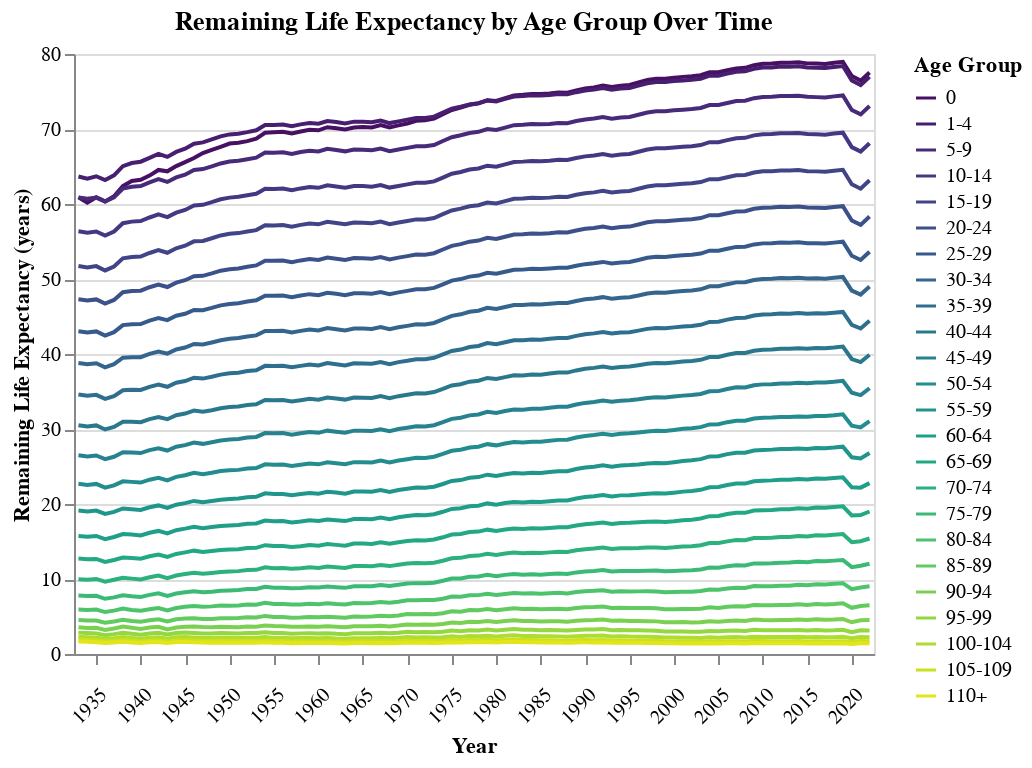

This figure's notebook cell:
### Code cell
chart = alt.Chart(df).mark_line().encode(
    x=alt.X('Year:O', 
            title='Year',
            axis=alt.Axis(
                labelAngle=-45,
                values=list(range(1935, 2023, 5)),  # Show labels every 5 years from 1950-2022
                labelOverlap=False,
                labelPadding=10
            )),
    y=alt.Y('e(x):Q', 
            title='Remaining Life Expectancy (years)',
            scale=alt.Scale(zero=False)
),
    color=alt.Color('Age:N', 
                   title='Age Group',
                   sort=age_order,
                   scale=alt.Scale(scheme='viridis'),
                   legend=alt.Legend(
                       orient='right',
                       title='Age Group',
                       symbolLimit=50)),
    tooltip=['Year', 'Age', 'e(x)']
).properties(
    width=400,
    height=300,
    title='Remaining Life Expectancy by Age Group Over Time'
)
chart

### Figure 1 — Vega-Lite specification as saved in the notebook (floating-point values rounded to 4 significant figures; data arrays with more than 128 entries replaced by an {"elided": "..."} marker saying what was removed)
{"config": {"view": {"continuousWidth": 300, "continuousHeight": 300}}, "data": {"name": "data-6277125fb3d2473c75dd917f147495c6"}, "mark": {"type": "line"}, "encoding": {"color": {"field": "Age", "legend": {"orient": "right", "symbolLimit": 50, "title": "Age Group"}, "scale": {"scheme": "viridis"}, "sort": ["0", "1-4", "5-9", "10-14", "15-19", "20-24", "25-29", "30-34", "35-39", "40-44", "45-49", "50-54", "55-59", "60-64", "65-69", "70-74", "75-79", "80-84", "85-89", "90-94", "95-99", "100-104", "105-109", "110+"], "title": "Age Group", "type": "nominal"}, "tooltip": [{"field": "Year", "type": "quantitative"}, {"field": "Age", "type": "nominal"}, {"field": "e(x)", "type": "quantitative"}], "x": {"axis": {"labelAngle": -45, "labelOverlap": false, "labelPadding": 10, "values": [1935, 1940, 1945, 1950, 1955, 1960, 1965, 1970, 1975, 1980, 1985, 1990, 1995, 2000, 2005, 2010, 2015, 2020]}, "field": "Year", "title": "Year", "type": "ordinal"}, "y": {"field": "e(x)", "scale": {"zero": false}, "title": "Remaining Life Expectancy (years)", "type": "quantitative"}}, "height": 300, "title": "Remaining Life Expectancy by Age Group Over Time", "width": 400, "$schema": "https://vega.github.io/schema/vega-lite/v5.17.0.json", "datasets": {"data-6277125fb3d2473c75dd917f147495c6": {"elided": "2160 records"}}}
